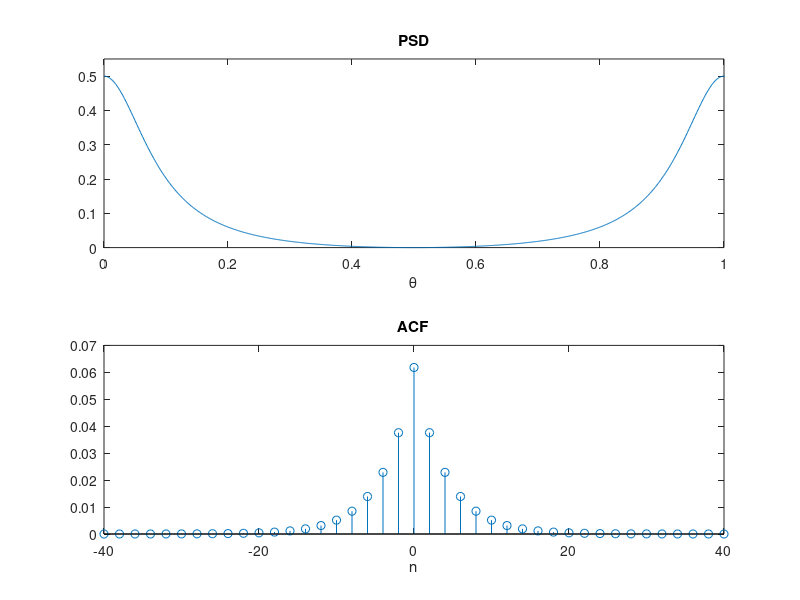
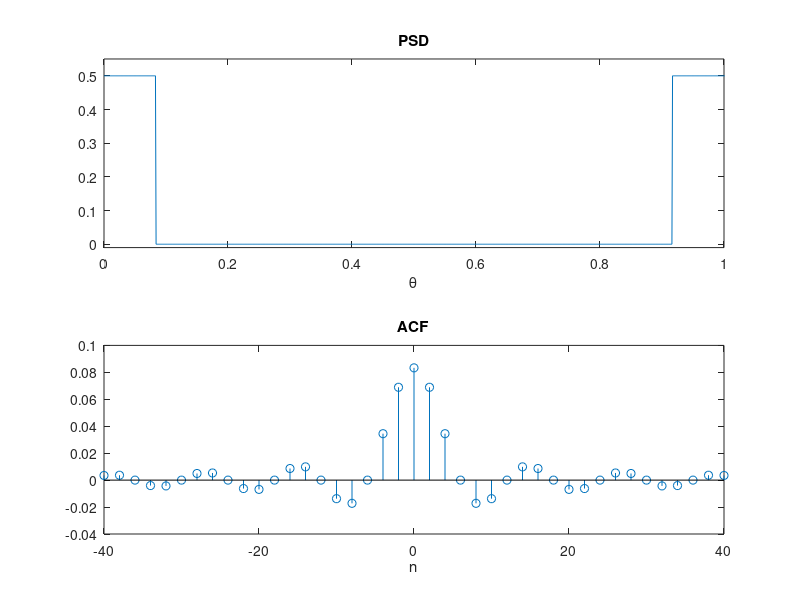

Recreate these plots in MATLAB, in order. (Note: this script raises an error after producing the figures.)
%% Lab1 TSDT14
% TODO
% Ändra till filter istället för att annvända convolve
% Ta fram ett simpelt tids diskret lågpass filter med 
% cuttoff Wn.
% Räkna ut Ry1 och Ry2 med de nya tids discretra filterna
% 

cd      /edu/alepo020/skola/TSKS14/Rapport/bilder/Lab1
addpath /edu/alepo020/skola/TSKS14/Lab1

%% Filter

% We have a cutoff frequenci of pi/12.
theta = 0:0.001:10;
n = -100:2:100;
thetac = 1/12;

[b1,a1]=butter(1,2*thetac);

a = 0.78;


Ry1 = 1/2*(abs((b1(1)+b1(2)*exp(-1i*2*pi*theta))./(1+a1(2)*exp(-1i*2*pi*theta))).^2);
ry1 = 1/2*(1-a)/(1+a).*a.^(abs(n));

Ry2 = 1/2*(theta>=0)-1/2*(theta>=thetac)+1/2*(theta>=(1-thetac));
ry2 = 1/2*2*thetac*sinc(2*thetac*n);

figure(1);
subplot(2,1,1)
plot(theta, Ry1);
axis([0 1 0 0.55])
title('PSD');
xlabel('\theta');

subplot(2,1,2)
stem(n, ry1);
axis([-40 40 0 0.07])
title('ACF');
xlabel('n');
 
figure(2)
subplot(2,1,1)
plot(theta,Ry2);
axis([0 1 -0.01 0.55])
title('PSD');
xlabel('\theta');

subplot(2,1,2)
stem(n, ry2);
axis([-40 40 -0.04 0.1])
title('ACF');
xlabel('n');

saveas(1,'Lab1fig1.svg');
saveas(2,'Lab1fig2.svg');

%% Bartletts 

NmbrSamples = 20000; % Signal length
kVector     = [-NmbrSamples/2+1/2:NmbrSamples/2-1/2];
thetaVector = [0:1/(NmbrSamples-1):1];
x=1/2*randn(NmbrSamples,1); % White noise

%
% Filter koeficients
%

thetac = 1/12;


[b1,a1]=butter(1,2*thetac);
[b2,a2]=butter(20,2*thetac);

%
% Filtered signals
%

y1 = filter(b1,a1,x);
y2 = filter(b2,a2,x);

%
% ACF estimate
%

ACF1 = ACF_estimate(y1);
ACF2 = ACF_estimate(y2);

ACFMax1=max(ACF1);
ACFMax2=max(ACF2);

%
% ACF estimate plots
%

kVector     = [-NmbrSamples/2+1/2:NmbrSamples/2-1/2];
thetaVector = [0:1/(NmbrSamples-1):1];

ACFMax1=max(ACF1);
ACFMax2=max(ACF2);

figure(5)
plot(kVector,ACF1);
axis([min(kVector) max(kVector) -ACFMax1*1.5 ACFMax1*1.5])
title('ACF estimate of first degre low pass filter');
xlabel('k');
ylabel('Amplitud');

figure(6)
plot(kVector,ACF2);
axis([min(kVector) max(kVector) -ACFMax2*1.5 ACFMax2*1.5])
title('ACF estimate of ideal low pass filter');
xlabel('k');
ylabel('Amplitud');


% PSD

PSD1 = fft(ACF1);
PSD2 = fft(ACF2);

PSDMax1=max(abs(PSD1));
PSDMax2=max(abs(PSD2));

figure(7)
plot(thetaVector,abs(PSD1));
axis([min(thetaVector) max(thetaVector) -PSDMax1*1.5 PSDMax1*1.5])
title('PSD estimate of first degre low pass filter');
xlabel('theta');
ylabel('Amplitud');


figure(8)
plot(thetaVector,abs(PSD2));
axis([min(thetaVector) max(thetaVector) -PSDMax2*1.5 PSDMax2*1.5])
title('PSD estimate of ideal low pass filter');
xlabel('theta');
ylabel('Amplitud');

%saveas(5,'Lab1fig5.svg');
%saveas(6,'Lab1fig6.svg');
%saveas(7,'Lab1fig7.svg');
%saveas(8,'Lab1fig8.svg');

%% Averaged Periodograms

k = 20; %Antal segment som vi delar upp ACFen p�.

%
% Calculating Periodograms
%

PSDAv1 = PERIO(y1,k);
PSDAv2 = PERIO(y2,k);

%
% Inverstransformering för att få ACFn
%

ACFAv1 = ifft(PSDAv1);
ACFAv2 = ifft(PSDAv2);

%
% Calculating axis lengths
%

NmbrSamples = length(PSDAv1);

thetaVector = 0:1/(NmbrSamples-1):1;

sampleVector = -NmbrSamples/2+1/2:NmbrSamples/2-1/2;

PSDAv1Max1=max(abs(PSDAv1));
PSDAv2Max2=max(abs(PSDAv2));

ACFAv1Max1=max(abs(ACFAv1));
ACFAv2Max2=max(abs(ACFAv2));

%
% Plottar
%

figure(9)
plot(thetaVector,abs(PSDAv1)); 
axis([0 1 -PSDAv1Max1*1.5 PSDAv1Max1*1.5]); 
title('PSD averaging first degree low pass filter'); 
xlabel('theta');
ylabel('Amplitud');

figure(10)
plot(thetaVector,abs(PSDAv2));
axis([0 1 -PSDAv2Max2*1.5 PSDAv2Max2*1.5]);
title('PSD averaging high degree low pass filter');
xlabel('theta');
ylabel('Amplitud');

figure(11)
plot(sampleVector,abs(ACFAv1)); 
axis([-500 500 -ACFAv1Max1*1.5 ACFAv1Max1*1.5]); 
title('ACF averaging first degree low pass filter'); 
xlabel('k');
ylabel('Amplitud');

figure(12)
plot(sampleVector,abs(ACFAv2));
axis([-500 500 -ACFAv2Max2*1.5 ACFAv2Max2*1.5]);
title('ACF averaging high degree low pass filter');
xlabel('k');
ylabel('Amplitud');

saveas(9,'Lab1fig9.svg');
saveas(10,'Lab1fig10.svg');
saveas(11,'Lab1fig11.svg');
saveas(12,'Lab1fig12.svg');

%% Smoothing 

%
% Plot Windows
%

%ACF1Smooth = Smoothing(ACF1,'plot');

%
% ACF Smoothing
%

ACF1Ham = Smoothing(ACF1,'hamming');
ACF1Han = Smoothing(ACF1,'hanning');
ACF1Bla = Smoothing(ACF1,'blackman');
ACF1Box = Smoothing(ACF1,'boxcar');

ACF2Ham = Smoothing(ACF2,'hamming');
ACF2Han = Smoothing(ACF2,'hanning');
ACF2Bla = Smoothing(ACF2,'blackman');
ACF2Box = Smoothing(ACF2,'boxcar');

%
% PSD Smoothing
%

PSD1Ham = fft(ACF1Ham);
PSD1Han = fft(ACF1Han);
PSD1Bla = fft(ACF1Bla);
PSD1Box = fft(ACF1Box);

PSD2Ham = fft(ACF2Ham);
PSD2Han = fft(ACF2Han);
PSD2Bla = fft(ACF2Bla);
PSD2Box = fft(ACF2Box);

%% Axises

NmbrSamples = length(ACF1);
kVector     = [-NmbrSamples/2+1/2:NmbrSamples/2-1/2];
thetaVector = [0:1/(NmbrSamples-1):1];

%% Hamming plots

ACFMax1=max(ACF1Ham);
ACFMax2=max(ACF2Ham);

figure(17)
plot(kVector,ACF1Ham);
axis([min(kVector) max(kVector) -ACFMax1*1.5 ACFMax1*1.5])
title('ACF estimate of first degre low pass filter');
xlabel('k');
ylabel('Amplitud');

figure(18)
plot(kVector,ACF2Ham);
axis([min(kVector) max(kVector) -ACFMax2*1.5 ACFMax2*1.5])
title('ACF estimate of ideal low pass filter');
xlabel('k');
ylabel('Amplitud');


% PSD

PSDMax1=max(abs(PSD1Ham));
PSDMax2=max(abs(PSD2Ham));

figure(19)
plot(thetaVector,abs(PSD1Ham));
axis([min(thetaVector) max(thetaVector) -PSDMax1*1.5 PSDMax1*1.5])
title('PSD estimate of first degre low pass filter');
xlabel('theta');
ylabel('Amplitud');


figure(20)
plot(thetaVector,abs(PSD2Ham));
axis([min(thetaVector) max(thetaVector) -PSDMax2*1.5 PSDMax2*1.5])
title('PSD estimate of ideal low pass filter');
xlabel('theta');
ylabel('Amplitud');

saveas(17,'Lab1fig17.svg');
saveas(18,'Lab1fig18.svg');
saveas(19,'Lab1fig19.svg');
saveas(20,'Lab1fig20.svg');

%% Hanning plots

ACFMax1=max(ACF1Han);
ACFMax2=max(ACF2Han);

figure(21)
plot(kVector,ACF1Han);
axis([min(kVector) max(kVector) -ACFMax1*1.5 ACFMax1*1.5])
title('ACF estimate of first degre low pass filter');
xlabel('k');
ylabel('Amplitud');

figure(22)
plot(kVector,ACF2Han);
axis([min(kVector) max(kVector) -ACFMax2*1.5 ACFMax2*1.5])
title('ACF estimate of ideal low pass filter');
xlabel('k');
ylabel('Amplitud');


% PSD

PSDMax1=max(abs(PSD1Han));
PSDMax2=max(abs(PSD2Han));

figure(23)
plot(thetaVector,abs(PSD1Han));
axis([min(thetaVector) max(thetaVector) -PSDMax1*1.5 PSDMax1*1.5])
title('PSD estimate of first degre low pass filter');
xlabel('theta');
ylabel('Amplitud');


figure(24)
plot(thetaVector,abs(PSD2Han));
axis([min(thetaVector) max(thetaVector) -PSDMax2*1.5 PSDMax2*1.5])
title('PSD estimate of ideal low pass filter');
xlabel('theta');
ylabel('Amplitud');

saveas(21,'Lab1fig21.svg');
saveas(22,'Lab1fig22.svg');
saveas(23,'Lab1fig23.svg');
saveas(24,'Lab1fig24.svg');

%% Blackman plots

ACFMax1=max(ACF1Bla);
ACFMax2=max(ACF2Bla);

figure(25)
plot(kVector,ACF1Bla);
axis([min(kVector) max(kVector) -ACFMax1*1.5 ACFMax1*1.5])
title('ACF estimate of first degre low pass filter');
xlabel('k');
ylabel('Amplitud');

figure(26)
plot(kVector,ACF2Bla);
axis([min(kVector) max(kVector) -ACFMax2*1.5 ACFMax2*1.5])
title('ACF estimate of ideal low pass filter');
xlabel('k');
ylabel('Amplitud');


% PSD

PSDMax1=max(abs(PSD1Bla));
PSDMax2=max(abs(PSD2Bla));

figure(27)
plot(thetaVector,abs(PSD1Bla));
axis([min(thetaVector) max(thetaVector) -PSDMax1*1.5 PSDMax1*1.5])
title('PSD estimate of first degre low pass filter');
xlabel('theta');
ylabel('Amplitud');


figure(28)
plot(thetaVector,abs(PSD2Bla));
axis([min(thetaVector) max(thetaVector) -PSDMax2*1.5 PSDMax2*1.5])
title('PSD estimate of ideal low pass filter');
xlabel('theta');
ylabel('Amplitud');

saveas(25,'Lab1fig25.svg');
saveas(26,'Lab1fig26.svg');
saveas(27,'Lab1fig27.svg');
saveas(28,'Lab1fig28.svg');

%% Boxcar plots

ACFMax1=max(ACF1Box);
ACFMax2=max(ACF2Box);

figure(29)
plot(kVector,ACF1Box);
axis([min(kVector) max(kVector) -ACFMax1*1.5 ACFMax1*1.5])
title('ACF estimate of first degre low pass filter');
xlabel('k');
ylabel('Amplitud');

figure(30)
plot(kVector,ACF2Box);
axis([min(kVector) max(kVector) -ACFMax2*1.5 ACFMax2*1.5])
title('ACF estimate of ideal low pass filter');
xlabel('k');
ylabel('Amplitud');


% PSD

PSDMax1=max(abs(PSD1Box));
PSDMax2=max(abs(PSD2Box));

figure(31)
plot(thetaVector,abs(PSD1Box));
axis([min(thetaVector) max(thetaVector) -PSDMax1*1.5 PSDMax1*1.5])
title('PSD estimate of first degre low pass filter');
xlabel('theta');
ylabel('Amplitud');


figure(32)
plot(thetaVector,abs(PSD2Box));
axis([min(thetaVector) max(thetaVector) -PSDMax2*1.5 PSDMax2*1.5])
title('PSD estimate of ideal low pass filter');
xlabel('theta');
ylabel('Amplitud');

saveas(29,'Lab1fig29.svg');
saveas(30,'Lab1fig30.svg');
saveas(31,'Lab1fig31.svg');
saveas(32,'Lab1fig32.svg');